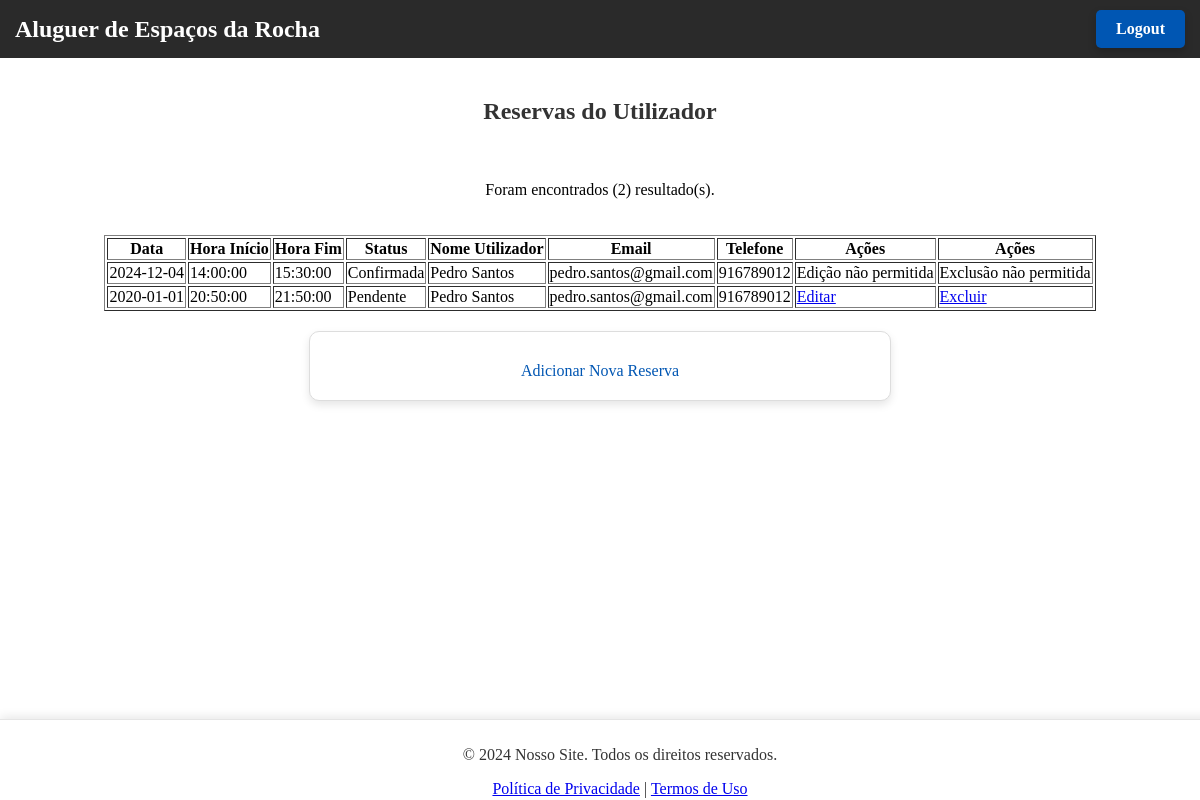
Page /logado.php?id=4 on the committed database.
### tables this page shows
CREATE TABLE `reserva` (
  `id_reserva` int(11) NOT NULL,
  `data_reserva` date DEFAULT NULL,
  `hora_inicio` time DEFAULT NULL,
  `hora_fim` time DEFAULT NULL,
  `status_reserva` enum('Confirmada','Cancelada','Pendente') DEFAULT 'Pendente',
  `id_utilizador` int(11) DEFAULT NULL,
  `id_espaco` int(11) DEFAULT NULL
);

CREATE TABLE `utilizador` (
  `id_utilizador` int(11) NOT NULL,
  `nome` varchar(50) NOT NULL,
  `email` varchar(100) NOT NULL,
  `telefone` bigint(20) NOT NULL,
  `tipo_user` enum('Professor','Aluno','Externo') NOT NULL,
  `senha` varchar(50) NOT NULL
);

### logado.php (the view, shortened to what this page needs)
<?php
include('connect.php');
$id = $_SESSION['id'];
$sql = "SELECT r.id_reserva, r.data_reserva, r.hora_inicio, r.hora_fim, r.status_reserva,
               u.nome AS nome_utilizador, u.email, u.telefone
        FROM reserva r
        JOIN utilizador u ON r.id_utilizador = u.id_utilizador
        WHERE u.id_utilizador = ?";
$stmt = $con->prepare($sql);
$stmt->bind_param("i", $id);
$stmt->execute();
$result = $stmt->get_result();
?>
<!DOCTYPE html>
<html lang="pt-PT">
<head>
    <link rel="stylesheet" href="style.css">
</head>
<body>
    <header>
        <h1>Aluguer de Espaços da Rocha</h1>
        <a href="logout.php" class="login-button" onclick="return confirmarLogout(event)">Logout</a>
    </header>
    <main>
        <h2>Reservas do Utilizador</h2>
        <table border="1">
            <tr>
                <th>Data</th>
                <th>Hora Início</th>
                <th>Hora Fim</th>
                <th>Status</th>
                <th>Nome Utilizador</th>
                <th>Email</th>
                <th>Telefone</th>
                <th>Ações</th>
                <th>Ações</th>
            </tr>
            <?php
            if ($result->num_rows > 0) {
                echo "<p>Foram encontrados (" . $result->num_rows . ") resultado(s).</p>";
                while ($row = $result->fetch_assoc()) {
                    echo "<tr>
                        <td>{$row['data_reserva']}</td>
                        <td>{$row['hora_inicio']}</td>
                        <td>{$row['hora_fim']}</td>
                        <td>{$row['status_reserva']}</td>
                        <td>{$row['nome_utilizador']}</td>
                        <td>{$row['email']}</td>
                        <td>{$row['telefone']}</td>
                        <td>";
                    if ($row['status_reserva'] != 'Confirmada' && $row['status_reserva'] != 'Cancelada') {
                        echo "<a href='editar_perfil.php?id_reserva={$row['id_reserva']}'>Editar</a>";
                    } else {
                        echo "Edição não permitida";
                    }
                    echo "</td><td>";
                    if ($row['status_reserva'] != 'Confirmada' && $row['status_reserva'] != 'Cancelada') {
                        echo "<a href='excluir_reserva.php?id_reserva={$row['id_reserva']}'>Excluir</a>";
                    } else {
                        echo "Exclusão não permitida";
                    }
                    echo "</td></tr>";
                }
            } else {
                echo "<tr><td colspan='8'>Nenhuma reserva encontrada para este utilizador.</td></tr>";
            }
            ?>
        </table>
        <div class="form-container">
            <a href="adicionar_reserva.php" class="btn-adicionar">Adicionar Nova Reserva</a>
        </div>
    </main>
    <footer>
        <p>&copy; 2024 Nosso Site. Todos os direitos reservados.</p>
        <p><a href="#">Política de Privacidade</a> | <a href="#">Termos de Uso</a></p>
    </footer>
</body>
</html>

### style.css (style rules this page uses)
body { display: flex; flex-direction: column; min-height: 100vh; margin: 0; }
header { background: #2a2a2a; color: white; display: flex; align-items: center; justify-content: space-between; padding: 10px 15px; position: relative; }
header h1 { font-size: 1.5rem; margin: 0; }
main { display: flex; flex-direction: column; align-items: center; gap: 20px; padding: 20px 0; }
.form-container { background: white; border: 1px solid #ddd; border-radius: 10px; padding: 20px; width: 45%; box-shadow: 0 4px 8px rgba(0, 0, 0, 0.1); margin-bottom: 20px; justify-content: center; align-items: center; }
h2 { text-align: center; color: #333; }
.form-container a { color: #0056b3; text-decoration: none; display: block; margin-top: 10px; text-align: center; }
.login-button { background-color: #0056b3; color: #ffffff; text-decoration: none; border: none; border-radius: 5px; padding: 10px 20px; font-size: 1rem; font-weight: bold; text-align: center; display: inline-block; cursor: pointer; transition: background-color 0.3s ease, transform 0.2s ease; box-shadow: 0px 4px 8px rgba(0, 0, 0, 0.2); }
footer { width: 100%; height: 60px; padding: 10px 20px; background: rgba(255, 255, 255, 0.8); color: #333; text-align: center; backdrop-filter: blur(8px); position: fixed; bottom: 0; border-top: 1px solid rgba(0, 0, 0, 0.1); box-shadow: 0 -2px 10px rgba(0, 0, 0, 0.1); z-index: 1000; transition: opacity 0.4s ease, transform 0.4s ease; }

### rows in the picture
reserva: data_reserva "2024-12-04", hora_inicio "14:00:00", hora_fim "15:30:00", status_reserva "Confirmada", id_utilizador.nome "Pedro Santos", id_utilizador.email "pedro.santos@gmail.com", id_utilizador.telefone "916789012", shows "Edição não permitida", shows "Exclusão não permitida"
reserva: data_reserva "2020-01-01", hora_inicio "20:50:00", hora_fim "21:50:00", status_reserva "Pendente", id_utilizador.nome "Pedro Santos", id_utilizador.email "pedro.santos@gmail.com", id_utilizador.telefone "916789012"

### other values in the picture
$result->num_rows "2"
